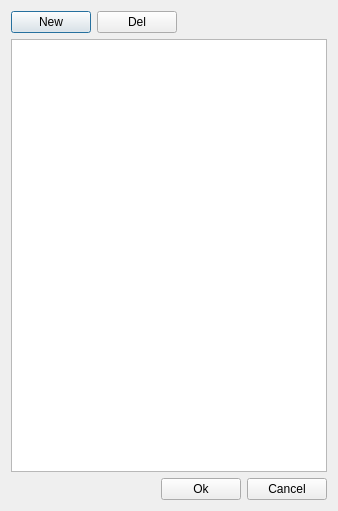
<?xml version="1.0" encoding="UTF-8"?>
<ui version="4.0">
 <class>SelectCodeDialog</class>
 <widget class="QDialog" name="SelectCodeDialog">
  <property name="geometry">
   <rect>
    <x>0</x>
    <y>0</y>
    <width>338</width>
    <height>511</height>
   </rect>
  </property>
  <property name="windowTitle">
   <string>Dialog</string>
  </property>
  <layout class="QVBoxLayout" name="verticalLayout_2">
   <item>
    <layout class="QVBoxLayout" name="verticalLayout">
     <item>
      <layout class="QHBoxLayout" name="horizontalLayout">
       <item>
        <widget class="QPushButton" name="newPushButton">
         <property name="text">
          <string>New</string>
         </property>
        </widget>
       </item>
       <item>
        <widget class="QPushButton" name="delPushButton">
         <property name="text">
          <string>Del</string>
         </property>
        </widget>
       </item>
       <item>
        <spacer name="horizontalSpacer_2">
         <property name="orientation">
          <enum>Qt::Horizontal</enum>
         </property>
         <property name="sizeHint" stdset="0">
          <size>
           <width>40</width>
           <height>20</height>
          </size>
         </property>
        </spacer>
       </item>
      </layout>
     </item>
     <item>
      <widget class="QListWidget" name="codeListWidget"/>
     </item>
     <item>
      <layout class="QHBoxLayout" name="horizontalLayout_2">
       <item>
        <spacer name="horizontalSpacer">
         <property name="orientation">
          <enum>Qt::Horizontal</enum>
         </property>
         <property name="sizeHint" stdset="0">
          <size>
           <width>40</width>
           <height>20</height>
          </size>
         </property>
        </spacer>
       </item>
       <item>
        <widget class="QPushButton" name="okPushButton">
         <property name="text">
          <string>Ok</string>
         </property>
        </widget>
       </item>
       <item>
        <widget class="QPushButton" name="cancelPushButton">
         <property name="text">
          <string>Cancel</string>
         </property>
        </widget>
       </item>
      </layout>
     </item>
    </layout>
   </item>
  </layout>
 </widget>
 <resources/>
 <connections>
  <connection>
   <sender>okPushButton</sender>
   <signal>clicked()</signal>
   <receiver>SelectCodeDialog</receiver>
   <slot>accept()</slot>
   <hints>
    <hint type="sourcelabel">
     <x>223</x>
     <y>357</y>
    </hint>
    <hint type="destinationlabel">
     <x>88</x>
     <y>354</y>
    </hint>
   </hints>
  </connection>
  <connection>
   <sender>cancelPushButton</sender>
   <signal>clicked()</signal>
   <receiver>SelectCodeDialog</receiver>
   <slot>reject()</slot>
   <hints>
    <hint type="sourcelabel">
     <x>307</x>
     <y>360</y>
    </hint>
    <hint type="destinationlabel">
     <x>339</x>
     <y>12</y>
    </hint>
   </hints>
  </connection>
 </connections>
</ui>
